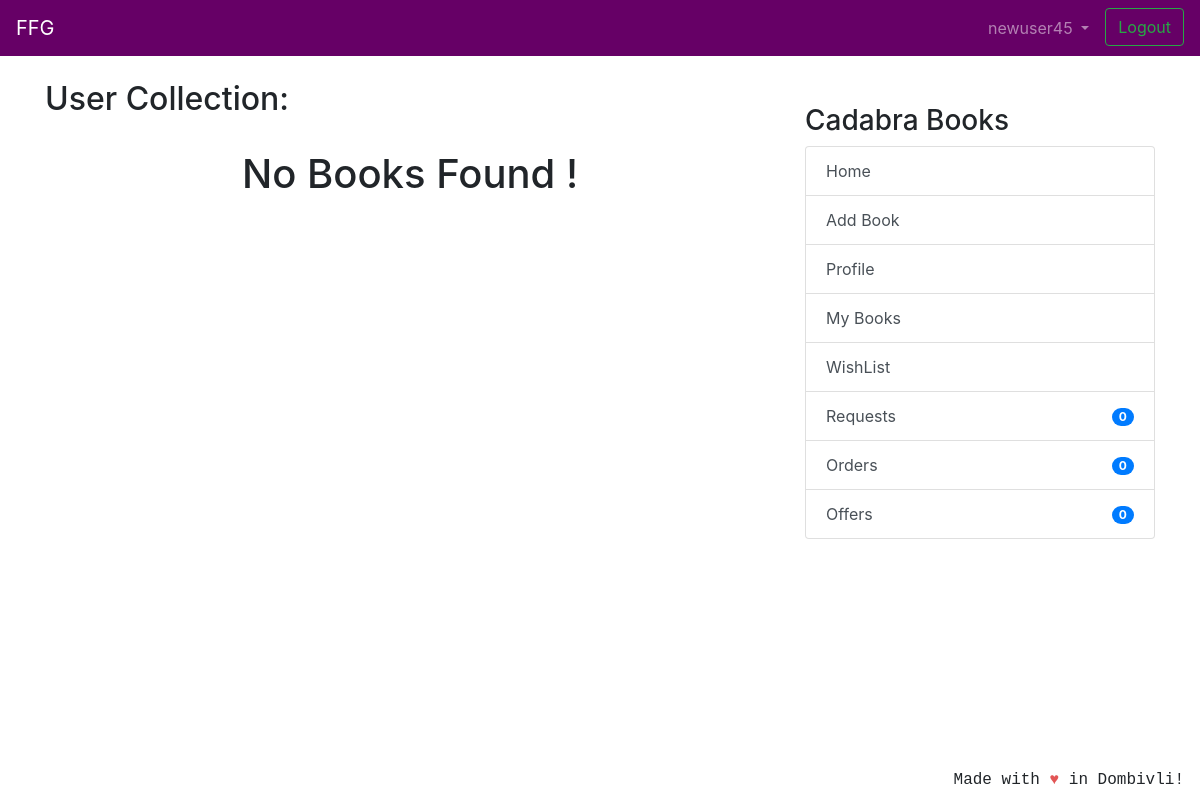
/userbooks/newuser45 (signed in), run on an earlier commit of the app's database.
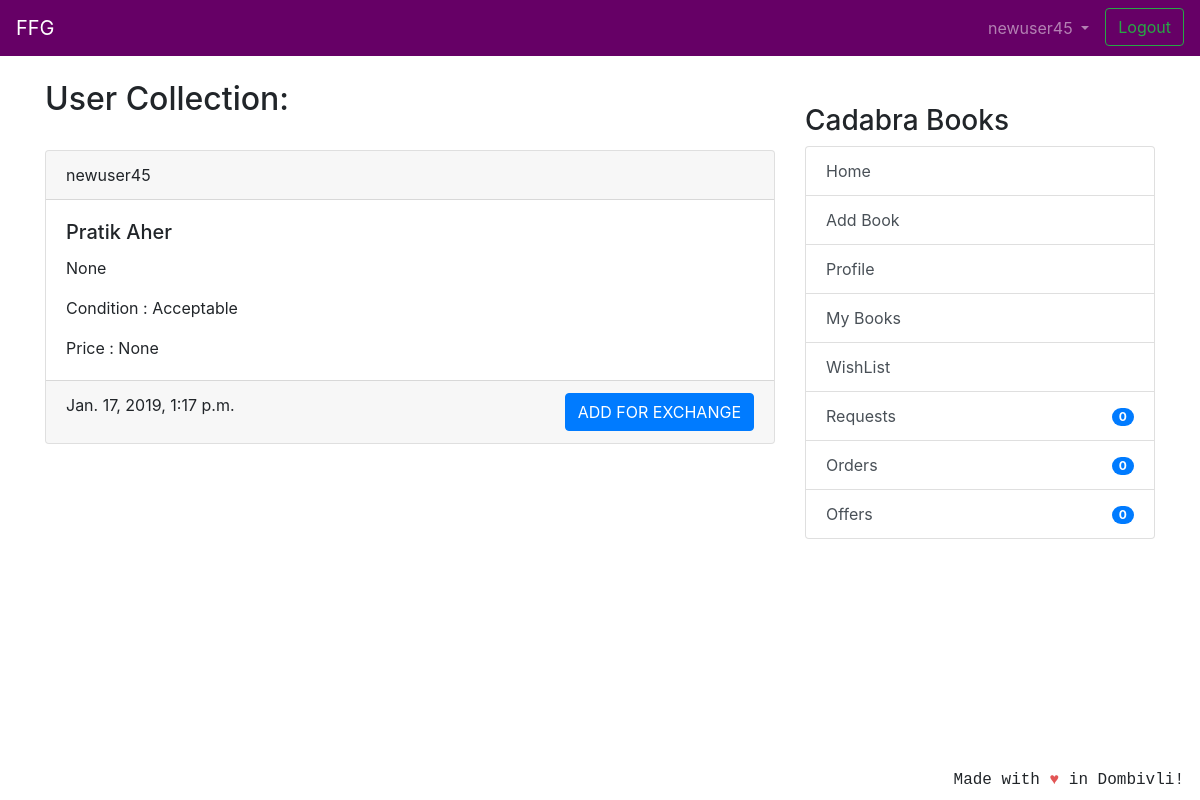
And on a later commit of the database.
### coreapp/models.py (models this page shows, shortened)
class Book(models.Model):
    user = models.ForeignKey(User, on_delete=models.CASCADE, null=True)
    book_name = models.CharField(max_length=100)
    author_name = models.CharField(max_length=100, blank=True, null=True)
    description = models.CharField(max_length=2000,blank=True,null=True)
    image = models.ImageField(null=True, blank=True, upload_to="book_images/")
    price = models.IntegerField(null=True,blank=True)
    sell_or_exchange = models.CharField(
        max_length=100, choices=BUY_OR_EXCHANGE, default='Exchange')
    condition = models.CharField(
        max_length=100, choices=CONITION_CHOICES, default='Acceptable')
    created_at = models.DateTimeField(auto_now_add=True)
    class Meta:
        verbose_name = 'Book'
        verbose_name_plural = 'Books'

### coreapp/views.py (the view)
# urls.py: path('userbooks/<str:username>', views.UserBookListViewForUser.as_view(),name='userbooksforuser'),
class UserBookListViewForUser(LoginRequiredMixin, generic.ListView):
    model = Book
    template_name = 'collection_user_entries.html'
    context_object_name = 'books'
    ordering = ['-created_at']
    def get_queryset(self):
        user = self.kwargs['username']
        user_profile = get_object_or_404(Profile, user__username=user)
        collection_items = UserCollection.objects.get(
            owner=user_profile)
        return collection_items.get_collection_items()

### coreapp/models.py (called while the page is built)
    def get_collection_items(self):
        return self.books.all()

### nofapapp/context_processors.py (called while the page is built)
def add_variable_to_context(request):
    if request.user.id:
        return {
            'requestscount': Requests.objects.filter(requester=request.user).count(),
            'offercount' : Requests.objects.filter(offerrer=request.user).count(),
            'orderscount': Transaction.objects.filter(offerrer=request.user).count(),
            'addresscheck': get_object_or_404(ShippingAddress, profile=get_object_or_404(Profile, user=request.user)).address1,
            }
    else:
        return {}

### templates/collection_user_entries.html (shortened to what this page needs)
{% extends 'base.html' %}
{% block content %}
<h2>User Collection:</h2>
<br />
{% if books %}
{% for book in books %}
<div class="card text-left">
    <div class="card-header">
        {{ book.user.username }}
    </div>
    <div class="card-body">
        <h5 class="card-title">{{ book.book_name }}</h5>
        <p class="card-text">{{ book.description }}</p>
        <p class="card-text">Condition : {{ book.condition }} </p>
        <p class="card-text">Price : {{ book.price }} </p>
    </div>
    <div class="card-footer text-mutxed">
        {{ book.created_at }} <a href="{% url 'wishlist:add_to_list' book.id %}" class="btn btn-primary float-right">ADD FOR EXCHANGE</a>
    </div>
</div>
{% endfor %}
{% else %}
<div class="text-center">
    <h1>No Books Found ! </h1>
</div>
{% endif %}
{% endblock %}

What changed in the data, as far as the page shows it:
added Book: user.username "newuser45", book_name "Pratik Aher", description "None", condition "Acceptable", price "None", created_at "Jan. 17, 2019, 1:17 p.m."
Also different on the page:
text no longer shown: "No Books Found !"
